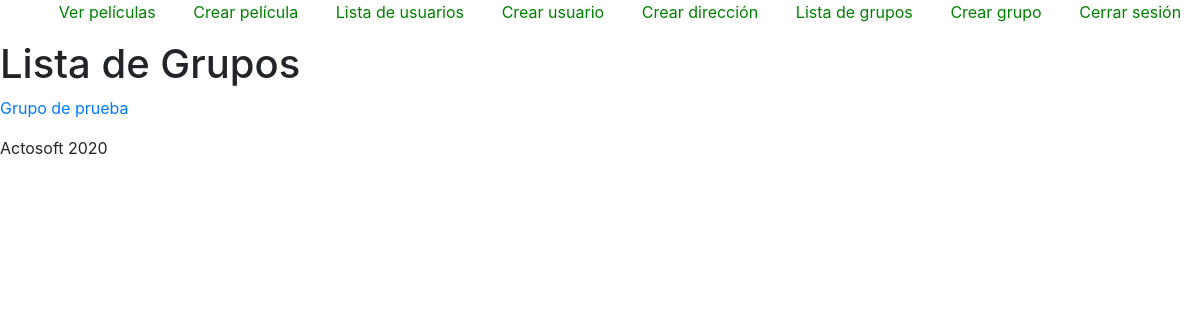
/groups/ (signed in), run on an earlier commit of the app's database.
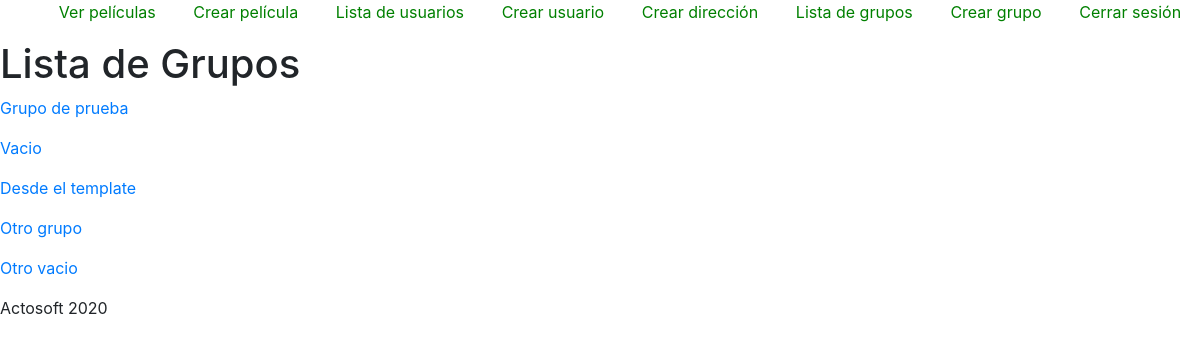
And on a later commit of the database.
### groups/models.py (models this page shows, shortened)
class GroupModel(models.Model):
    users = models.ManyToManyField(User, related_name='groupss', blank=True, null=True)
    name = models.CharField(max_length=140)
    description = models.TextField(blank=True, null=True)
    created = models.DateTimeField(auto_now_add=True)
    updated = models.DateTimeField(auto_now=True)

### groups/views.py (the view)
# urls.py: path('', GetGroups, name='list'),
def GetGroups(request):
    groups = GroupModel.objects.all()
    template_name = 'groups/list.html'
    context = {
        'groups': groups
    }
    return render(request, template_name, context)

### groups/templates/groups/list.html
{% extends 'base.html' %}
{% block content %}
    <h1>Lista de Grupos</h1>
    {% if request.user.is_authenticated %}
        {% if groups|length > 0 %}
            {% for group in groups %}
                <a href="{% url 'groups:detail' group.id %}">
                    <p>{{ group.name }}</p>
                </a>
            {% endfor %}
        {% else %}
            <h3>Aún no hay grupos creados :(</h3>
        {% endif %}
    {% else %}
        <h1 style="color:red;">NO TIENES PERMISO PARA VER ESTO</h1>
    {% endif %}
{% endblock content %}

What changed in the data, as far as the page shows it:
added GroupModel: name "Vacio"
added GroupModel: name "Desde el template"
added GroupModel: name "Otro grupo"
added GroupModel: name "Otro vacio"
